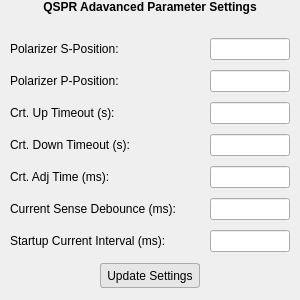
<?xml version="1.0" encoding="UTF-8"?>
<ui version="4.0">
 <class>QSPR_Advanced</class>
 <widget class="QWidget" name="QSPR_Advanced">
  <property name="geometry">
   <rect>
    <x>0</x>
    <y>0</y>
    <width>300</width>
    <height>300</height>
   </rect>
  </property>
  <property name="sizePolicy">
   <sizepolicy hsizetype="Fixed" vsizetype="Preferred">
    <horstretch>0</horstretch>
    <verstretch>0</verstretch>
   </sizepolicy>
  </property>
  <property name="minimumSize">
   <size>
    <width>300</width>
    <height>300</height>
   </size>
  </property>
  <property name="maximumSize">
   <size>
    <width>300</width>
    <height>400</height>
   </size>
  </property>
  <property name="font">
   <font>
    <family>Segoe UI</family>
   </font>
  </property>
  <property name="focusPolicy">
   <enum>Qt::StrongFocus</enum>
  </property>
  <property name="windowTitle">
   <string>Advanced Settings</string>
  </property>
  <property name="windowIcon">
   <iconset resource="ai.qrc">
    <normaloff>:/img/img/affinite2.ico</normaloff>:/img/img/affinite2.ico</iconset>
  </property>
  <property name="styleSheet">
   <string notr="true"/>
  </property>
  <layout class="QVBoxLayout" name="verticalLayout">
   <property name="spacing">
    <number>0</number>
   </property>
   <property name="leftMargin">
    <number>0</number>
   </property>
   <property name="topMargin">
    <number>0</number>
   </property>
   <property name="rightMargin">
    <number>0</number>
   </property>
   <property name="bottomMargin">
    <number>0</number>
   </property>
   <item>
    <layout class="QVBoxLayout" name="verticalLayout_2">
     <property name="bottomMargin">
      <number>10</number>
     </property>
     <item>
      <widget class="QLabel" name="label">
       <property name="maximumSize">
        <size>
         <width>16777215</width>
         <height>40</height>
        </size>
       </property>
       <property name="font">
        <font>
         <pointsize>9</pointsize>
         <weight>75</weight>
         <bold>true</bold>
        </font>
       </property>
       <property name="text">
        <string>QSPR Adavanced Parameter Settings</string>
       </property>
       <property name="alignment">
        <set>Qt::AlignHCenter|Qt::AlignTop</set>
       </property>
       <property name="margin">
        <number>10</number>
       </property>
      </widget>
     </item>
     <item>
      <layout class="QGridLayout" name="gridLayout">
       <property name="leftMargin">
        <number>10</number>
       </property>
       <property name="topMargin">
        <number>10</number>
       </property>
       <property name="rightMargin">
        <number>10</number>
       </property>
       <property name="bottomMargin">
        <number>10</number>
       </property>
       <property name="spacing">
        <number>10</number>
       </property>
       <item row="2" column="1">
        <widget class="QLineEdit" name="up_time">
         <property name="maximumSize">
          <size>
           <width>80</width>
           <height>16777215</height>
          </size>
         </property>
         <property name="alignment">
          <set>Qt::AlignCenter</set>
         </property>
        </widget>
       </item>
       <item row="0" column="0">
        <widget class="QLabel" name="label_2">
         <property name="text">
          <string>Polarizer S-Position:</string>
         </property>
         <property name="alignment">
          <set>Qt::AlignLeading|Qt::AlignLeft|Qt::AlignVCenter</set>
         </property>
        </widget>
       </item>
       <item row="3" column="1">
        <widget class="QLineEdit" name="down_time">
         <property name="maximumSize">
          <size>
           <width>80</width>
           <height>16777215</height>
          </size>
         </property>
         <property name="alignment">
          <set>Qt::AlignCenter</set>
         </property>
        </widget>
       </item>
       <item row="0" column="1">
        <widget class="QLineEdit" name="s_pos">
         <property name="maximumSize">
          <size>
           <width>80</width>
           <height>16777215</height>
          </size>
         </property>
         <property name="alignment">
          <set>Qt::AlignCenter</set>
         </property>
        </widget>
       </item>
       <item row="2" column="0">
        <widget class="QLabel" name="label_3">
         <property name="text">
          <string>Crt. Up Timeout (s):</string>
         </property>
        </widget>
       </item>
       <item row="1" column="1">
        <widget class="QLineEdit" name="p_pos">
         <property name="maximumSize">
          <size>
           <width>80</width>
           <height>16777215</height>
          </size>
         </property>
         <property name="alignment">
          <set>Qt::AlignCenter</set>
         </property>
        </widget>
       </item>
       <item row="3" column="0">
        <widget class="QLabel" name="label_5">
         <property name="text">
          <string>Crt. Down Timeout (s):</string>
         </property>
        </widget>
       </item>
       <item row="1" column="0">
        <widget class="QLabel" name="label_4">
         <property name="text">
          <string>Polarizer P-Position:</string>
         </property>
        </widget>
       </item>
       <item row="4" column="0">
        <widget class="QLabel" name="label_6">
         <property name="text">
          <string>Crt. Adj Time (ms):</string>
         </property>
        </widget>
       </item>
       <item row="4" column="1">
        <widget class="QLineEdit" name="adj_time">
         <property name="maximumSize">
          <size>
           <width>80</width>
           <height>16777215</height>
          </size>
         </property>
         <property name="alignment">
          <set>Qt::AlignCenter</set>
         </property>
        </widget>
       </item>
       <item row="5" column="1">
        <widget class="QLineEdit" name="debounce">
         <property name="maximumSize">
          <size>
           <width>80</width>
           <height>16777215</height>
          </size>
         </property>
         <property name="alignment">
          <set>Qt::AlignCenter</set>
         </property>
        </widget>
       </item>
       <item row="5" column="0">
        <widget class="QLabel" name="label_7">
         <property name="text">
          <string>Current Sense Debounce (ms):</string>
         </property>
        </widget>
       </item>
       <item row="6" column="0">
        <widget class="QLabel" name="label_8">
         <property name="text">
          <string>Startup Current Interval (ms):</string>
         </property>
        </widget>
       </item>
       <item row="6" column="1">
        <widget class="QLineEdit" name="start_interval">
         <property name="maximumSize">
          <size>
           <width>80</width>
           <height>16777215</height>
          </size>
         </property>
         <property name="alignment">
          <set>Qt::AlignCenter</set>
         </property>
        </widget>
       </item>
      </layout>
     </item>
     <item alignment="Qt::AlignHCenter|Qt::AlignVCenter">
      <widget class="QPushButton" name="set_btn">
       <property name="sizePolicy">
        <sizepolicy hsizetype="Fixed" vsizetype="Fixed">
         <horstretch>0</horstretch>
         <verstretch>0</verstretch>
        </sizepolicy>
       </property>
       <property name="minimumSize">
        <size>
         <width>100</width>
         <height>25</height>
        </size>
       </property>
       <property name="font">
        <font>
         <family>Segoe UI</family>
        </font>
       </property>
       <property name="styleSheet">
        <string notr="true">QPushButton {

		background-color: rgb(230, 230, 230);
	    border: 1px solid rgb(171, 171, 171);
		border-radius: 3px;

}

QPushButton::hover{
	background: rgb(253, 253, 253);
	border: 1px raised;
	border-radius: 5px;
}</string>
       </property>
       <property name="text">
        <string>Update Settings</string>
       </property>
      </widget>
     </item>
    </layout>
   </item>
  </layout>
 </widget>
 <resources>
  <include location="ai.qrc"/>
 </resources>
 <connections/>
</ui>
